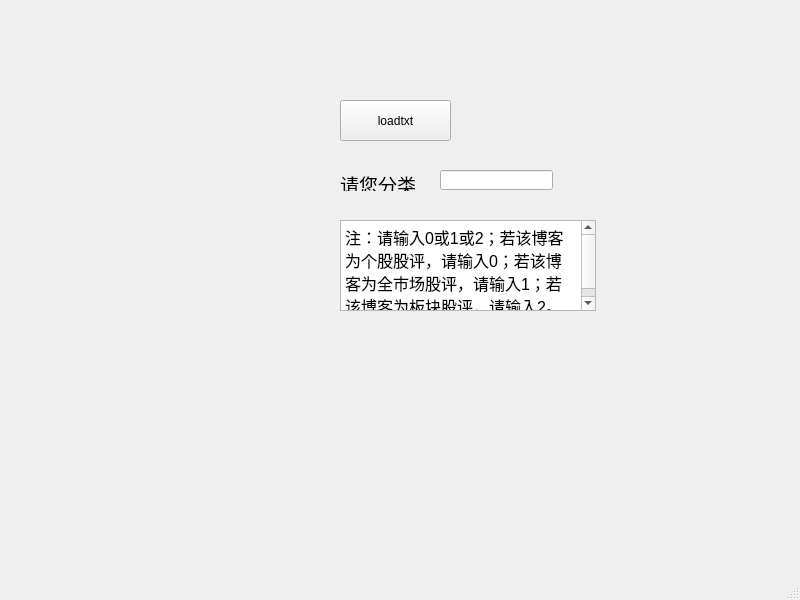
<?xml version="1.0" encoding="UTF-8"?>
<ui version="4.0">
 <class>MainWindow</class>
 <widget class="QMainWindow" name="MainWindow">
  <property name="geometry">
   <rect>
    <x>0</x>
    <y>0</y>
    <width>800</width>
    <height>600</height>
   </rect>
  </property>
  <property name="windowTitle">
   <string>MainWindow</string>
  </property>
  <widget class="QWidget" name="centralwidget">
   <widget class="QPushButton" name="pushButton">
    <property name="geometry">
     <rect>
      <x>340</x>
      <y>100</y>
      <width>111</width>
      <height>41</height>
     </rect>
    </property>
    <property name="text">
     <string>loadtxt</string>
    </property>
   </widget>
   <widget class="QLineEdit" name="lineEdit">
    <property name="geometry">
     <rect>
      <x>440</x>
      <y>170</y>
      <width>113</width>
      <height>20</height>
     </rect>
    </property>
   </widget>
   <widget class="QLabel" name="label">
    <property name="geometry">
     <rect>
      <x>340</x>
      <y>170</y>
      <width>81</width>
      <height>21</height>
     </rect>
    </property>
    <property name="text">
     <string>&lt;html&gt;&lt;head/&gt;&lt;body&gt;&lt;p&gt;&lt;span style=&quot; font-size:14pt;&quot;&gt;请您分类&lt;/span&gt;&lt;/p&gt;&lt;/body&gt;&lt;/html&gt;</string>
    </property>
   </widget>
   <widget class="QTextBrowser" name="textBrowser">
    <property name="geometry">
     <rect>
      <x>340</x>
      <y>220</y>
      <width>256</width>
      <height>91</height>
     </rect>
    </property>
    <property name="html">
     <string>&lt;!DOCTYPE HTML PUBLIC &quot;-//W3C//DTD HTML 4.0//EN&quot; &quot;http://www.w3.org/TR/REC-html40/strict.dtd&quot;&gt;
&lt;html&gt;&lt;head&gt;&lt;meta name=&quot;qrichtext&quot; content=&quot;1&quot; /&gt;&lt;style type=&quot;text/css&quot;&gt;
p, li { white-space: pre-wrap; }
&lt;/style&gt;&lt;/head&gt;&lt;body style=&quot; font-family:'SimSun'; font-size:9pt; font-weight:400; font-style:normal;&quot;&gt;
&lt;p style=&quot; margin-top:0px; margin-bottom:0px; margin-left:0px; margin-right:0px; -qt-block-indent:0; text-indent:0px;&quot;&gt;&lt;span style=&quot; font-size:12pt;&quot;&gt;注：请输入0或1或2；若该博客为个股股评，请输入0；若该博客为全市场股评，请输入1；若该博客为板块股评，请输入2。&lt;/span&gt;&lt;/p&gt;&lt;/body&gt;&lt;/html&gt;</string>
    </property>
   </widget>
   <widget class="QWidget" name="gridLayoutWidget">
    <property name="geometry">
     <rect>
      <x>320</x>
      <y>60</y>
      <width>321</width>
      <height>301</height>
     </rect>
    </property>
    <layout class="QGridLayout" name="gridLayout"/>
   </widget>
  </widget>
  <widget class="QMenuBar" name="menubar">
   <property name="geometry">
    <rect>
     <x>0</x>
     <y>0</y>
     <width>800</width>
     <height>23</height>
    </rect>
   </property>
  </widget>
  <widget class="QStatusBar" name="statusbar"/>
 </widget>
 <resources/>
 <connections/>
</ui>
